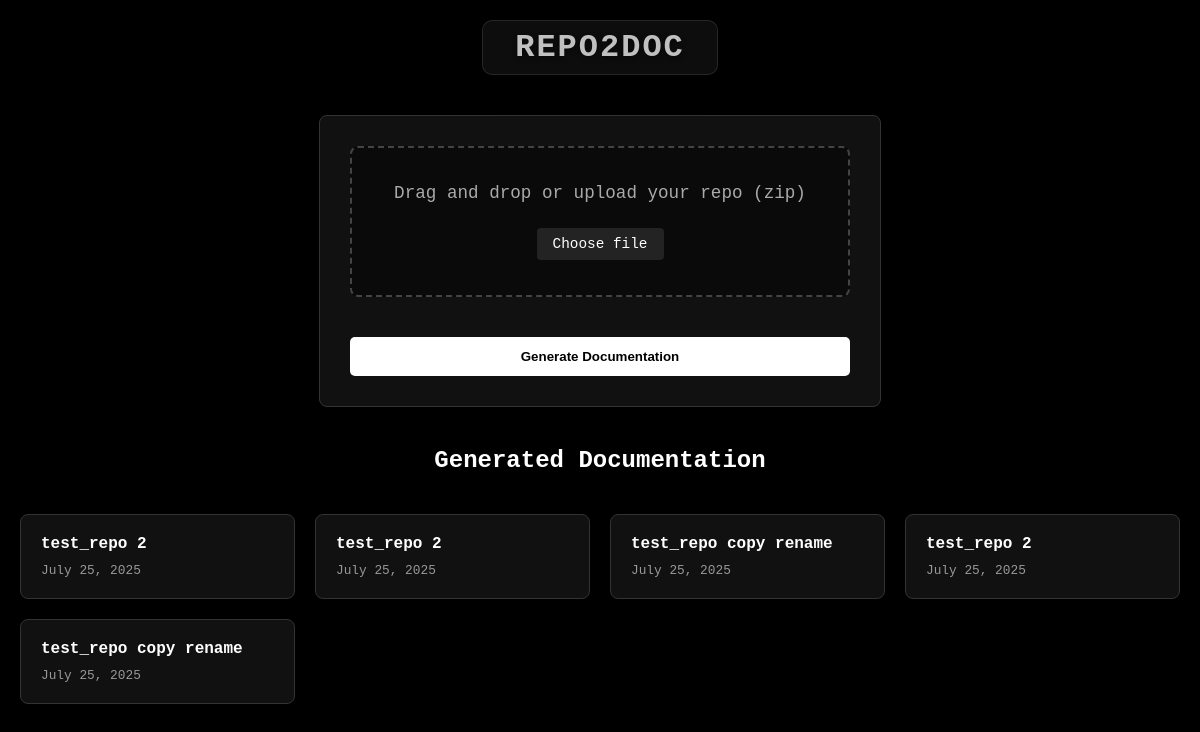
The app's page /, older data.
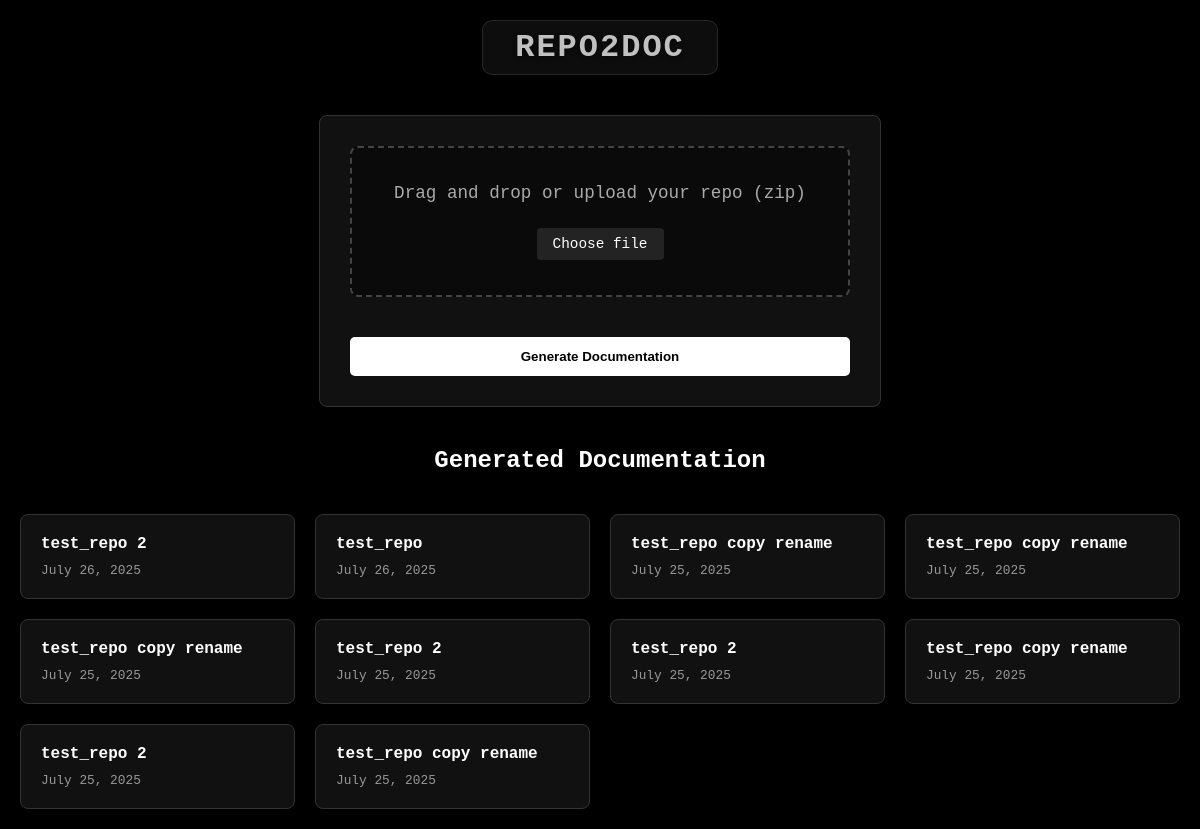
The same page, newer data.
### dashboard/models.py (models this page shows)
class GeneratedDocFolder(models.Model):
    folder_path = models.TextField()
    uploaded_at = models.DateTimeField(auto_now_add=True)
    @property
    def folder_name(self):
        return os.path.basename(self.folder_path)

### dashboard/views.py (the view, shortened to what this page needs)
# urls.py: path('', index, name='home'),
def index(request):
    context = {}
    doc_folders = GeneratedDocFolder.objects.all().order_by('-uploaded_at')
    context['doc_folders'] = doc_folders
    return render(request, 'index.html', context)

### dashboard/templates/index.html (shortened to what this page needs)
<!DOCTYPE html>
<html lang="en">
<head>
  {% load static %}
  <link rel="stylesheet" href="{% static 'css/style.css' %}">
</head>
<body>
  <div class="container">
    <h1 class="animate-title">Repo2Doc</h1>
    <div class="upload-form-container">
      <div class="upload-form">
        <form method="post" enctype="multipart/form-data" id="upload-form">
          <div class="file-drop-area">
            <span class="drop-message">Drag and drop or upload your repo (zip)</span>
            <span class="choose-file">Choose file</span>
          </div>
          <button class="submit-button" type="submit" id="generate-btn">Generate Documentation</button>
        </form>
      </div>
    </div>
    <h2>Generated Documentation</h2>
    <div class="docs-grid">
      {% for doc in doc_folders %}
        <a href="{% url 'view_doc' doc.id %}" class="doc-link">
          <div class="doc-card">
            <div class="doc-name">{{ doc.folder_name }}</div>
            <div class="doc-date">{{ doc.uploaded_at|date:"F j, Y" }}</div>
          </div>
        </a>
      {% empty %}
        <p>No documentation generated yet. Upload a repository to get started.</p>
      {% endfor %}
    </div>
  </div>
</body>
</html>

Row changes from the older to the newer data that the page shows:
added GeneratedDocFolder: folder_name "test_repo 2", uploaded_at "July 26, 2025"
added GeneratedDocFolder: folder_name "test_repo", uploaded_at "July 26, 2025"
added GeneratedDocFolder: folder_name "test_repo copy rename", uploaded_at "July 25, 2025"
added GeneratedDocFolder: folder_name "test_repo copy rename", uploaded_at "July 25, 2025"
added GeneratedDocFolder: folder_name "test_repo copy rename", uploaded_at "July 25, 2025"
